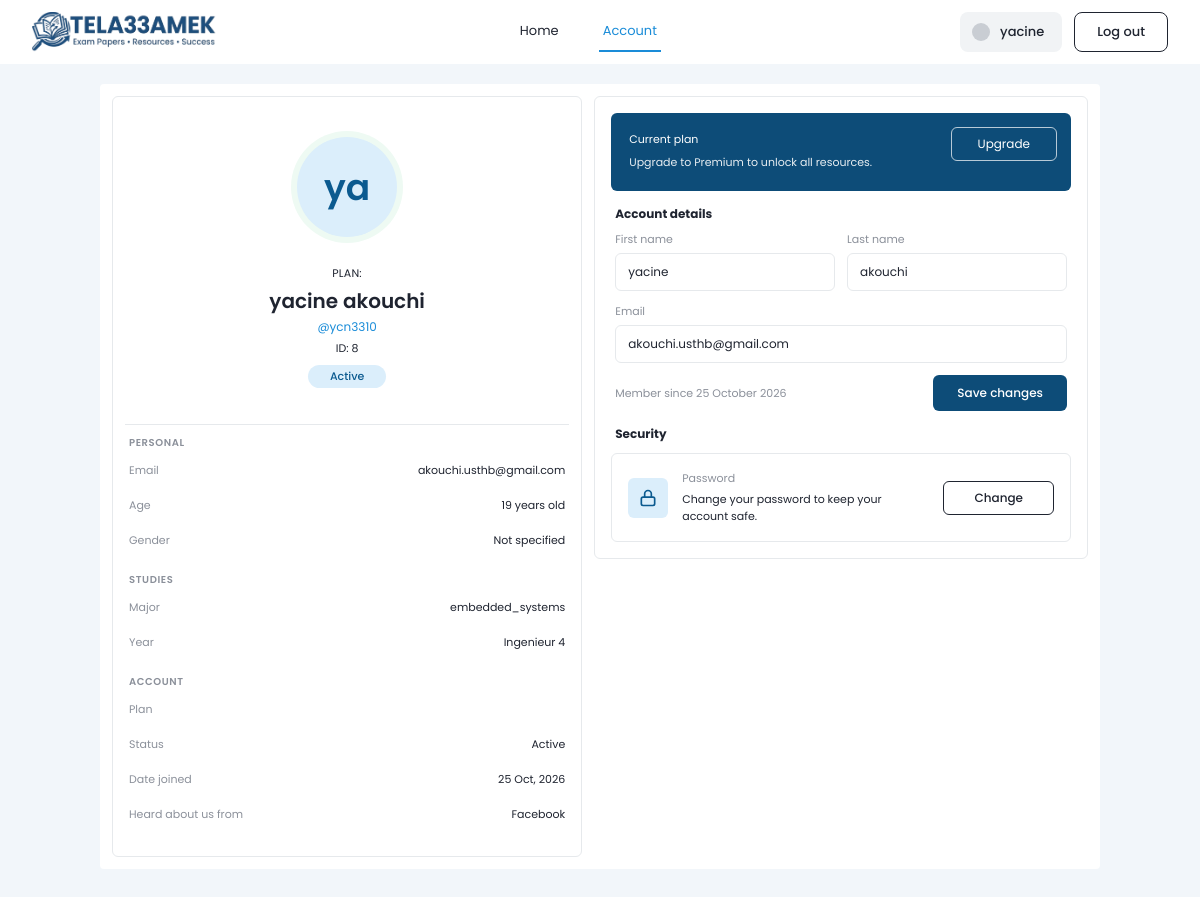
Screenshot of /account (signed in) with the database file from the repository.
### pages/models.py (models this page shows, shortened)
class User(models.Model):
    Year = [
        ("L1", "Lisence 1"),
        ("L2", "Lisence 2"),
        ("L3", "Lisence 3"),
        ("M1", "Master 1"),
        ("M2", "Master 2"),
        ("ing1", "Ingenieur 1"),
        ("ing2", "Ingenieur 2"),
        ("ing3", "Ingenieur 3"),
        ("ing4", "Ingenieur 4"),
        ("ing5", "Ingenieur 5"),
    ]
    username = models.CharField(max_length=50, default="null")
    first_name = models.CharField(max_length=100)
    last_name = models.CharField(max_length=100)
    email = models.EmailField(unique=True)
    phone = models.CharField(max_length=20, blank=True, default="")
    password = models.CharField(max_length=128)
    age = models.PositiveIntegerField(default=18)
    major = models.CharField(default="nothing")
    sex = models.CharField(choices=[("N","Not specified"),("M","Male"), ("F", "Female")], default="N")
    year = models.CharField(choices = Year, default="L1")
    heard_from = models.CharField(max_length=20, blank=True, default="")
    is_active = models.BooleanField(default=True)
    created_at = models.DateTimeField(auto_now_add=True)
    updated_at = models.DateTimeField(auto_now=True)
    @property
    def is_premium(self):
        return self.subscriptions.active().filter(plan__tier=Plan.Tier.PREMIUM).exists()

### pages/views.py (the view)
# urls.py: path("account", views.account, name="account"),
def account(request):
    user = get_current_user(request)
    return render(request, "pages/account.html", {"user":user})

### pages/models.py (called while the page is built)
    def active(self):
        now = timezone.now()
        return self.filter(starts_at__lte=now, expires_at__gt=now)

### pages/views.py (called while the page is built)
def get_current_user(request):
    user_id = request.session.get("user_id")
    if not user_id:
        return None
    return User.objects.filter(id=user_id, is_active=True).first()

### templates/pages/account.html (shortened to what this page needs)
{% load static %}
<!DOCTYPE html>
<html lang="en">
<head>
</head>
<body>
    <header class="header">
        <a class="logo" href="{% url 'index' %}" aria-label="Tela33amek home">
            <img src="{% static 'icons/logo_with_slogan.png' %}" alt="Tela33amek">
        </a>
        <nav class="tabs" aria-label="Main">
            <a class="tab" href="{% url 'index' %}">Home</a>
            <a class="tab active" href="{% url 'account' %}" aria-current="page">Account</a>
        </nav>
        <div class="header-right">
            <div class="user-pill">
                <span class="dot"></span>
                {{ user.first_name }}
            </div>
            <form method="POST" action="{% url 'logoutview' %}">
                <button type="submit" class="logout-btn">Log out</button>
            </form>
        </div>
    </header>
    <main class="page">
        <div class="grid">
            <section class="card profile" aria-label="Profile">
                <div class="avatar" aria-hidden="true">
                    {{ user.first_name|slice:":1" }}{{ user.last_name|slice:":1" }}
                </div>
                <div class="profile-head">
                    <p class="category">PLAN: {{ user.get_plan_display|upper }}</p>
                    <h1 class="name">{{ user.first_name }} {{ user.last_name }}</h1>
                    {% if user.username %}<p class="handle">@{{ user.username }}</p>{% endif %}
                    <p class="uid">ID: {{ user.id }}</p>
                    {% if user.is_active %}
                        <span class="badge">Active</span>
                    {% else %}
                        <span class="badge inactive">Inactive</span>
                    {% endif %}
                </div>
                <div class="rows">
                    <p class="section-label" style="margin-top:0">Personal</p>
                    <div class="row">
                        <span class="label">Email</span>
                        <span class="value">{{ user.email }}</span>
                    </div>
                    {% if user.age %}
                    <div class="row">
                        <span class="label">Age</span>
                        <span class="value">{{ user.age }} years old</span>
                    </div>
                    {% endif %}
                    <div class="row">
                        <span class="label">Gender</span>
                        <span class="value">{{ user.get_sex_display }}</span>
                    </div>
                    <p class="section-label">Studies</p>
                    <div class="row">
                        <span class="label">Major</span>
                        <span class="value">{{ user.major|default:"—" }}</span>
                    </div>
                    <div class="row">
                        <span class="label">Year</span>
                        <span class="value">{{ user.get_year_display }}</span>
                    </div>
                    <p class="section-label">Account</p>
                    <div class="row">
                        <span class="label">Plan</span>
                    </div>
                    <div class="row">
                        <span class="label">Status</span>
                        <span class="value">{% if user.is_active %}Active{% else %}Inactive{% endif %}</span>
                    </div>
                    <div class="row">
                        <span class="label">Date joined</span>
                        <span class="value">{{ user.created_at|date:"j M, Y" }}</span>
                    </div>
                    {% if user.heard_from %}
                    <div class="row">
                        <span class="label">Heard about us from</span>
                        <span class="value">{{ user.get_heard_from_display|default:user.heard_from|capfirst }}</span>
                    </div>
                    {% endif %}
                </div>
            </section>
            <section class="card" aria-label="Account details">
                <div class="plan-card">
                    <p class="small">Current plan</p>
                    <p class="sub">
                        {% if user.is_premium %}
                            You have full access to all exam papers and study resources.
                        {% else %}
                            Upgrade to Premium to unlock all resources.
                        {% endif %}
                    </p>
                    <a class="plan-btn" href="{% url 'pricing' %}">
                        {% if user.is_premium %}Manage{% else %}Upgrade{% endif %}
                    </a>
                </div>
                <h2 class="section-title first">Account details</h2>
                <form method="POST" action="{% url 'accountview' %}" class="edit-form">
                    <div class="name-grid">
                        <div class="form-field">
                            <label for="first_name">First name</label>
                            <input type="text" id="first_name" name="first_name"
                                   value="{{ form.first_name|default:user.first_name }}"
                                   autocomplete="given-name" maxlength="100" required>
                        </div>
                        <div class="form-field">
                            <label for="last_name">Last name</label>
                            <input type="text" id="last_name" name="last_name"
                                   value="{{ form.last_name|default:user.last_name }}"
                                   autocomplete="family-name" maxlength="100" required>
                        </div>
                    </div>
                    <div class="form-field">
                        <label for="email">Email</label>
                        <input type="email" id="email" name="email"
                               value="{{ form.email|default:user.email }}"
                               autocomplete="email" required>
                    </div>
                    <div class="form-actions">
                        <span class="member-since">Member since {{ user.created_at|date:"j F Y" }}</span>
                        <button type="submit" class="save-btn">Save changes</button>
                    </div>
                </form>
                <h2 class="section-title">Security</h2>
                <div class="action-box">
                    <div class="icon-tile" aria-hidden="true">
                        <svg viewBox="0 0 24 24" fill="none" stroke="currentColor" stroke-width="2" stroke-linecap="round" stroke-linejoin="round"><rect x="4" y="11" width="16" height="10" rx="2"/><path d="M8 11V7a4 4 0 0 1 8 0v4"/></svg>
                    </div>
                    <div class="action-text">
                        <p class="t1">Password</p>
                        <p class="t2">Change your password to keep your account safe.</p>
                    </div>
                    <a class="outline-btn" href="#">Change</a>
                </div>
            </section>
        </div>
    </main>
</body>
</html>

### rows the page displays
User: first_name "yacine", first_name "y", last_name "a", last_name "akouchi", username "ycn3310", id "8", email "akouchi.usthb@gmail.com", age "19", sex "Not specified", major "embedded_systems", year "Ingenieur 4", created_at "25 Oct, 2026", heard_from "Facebook", created_at "25 October 2026"
